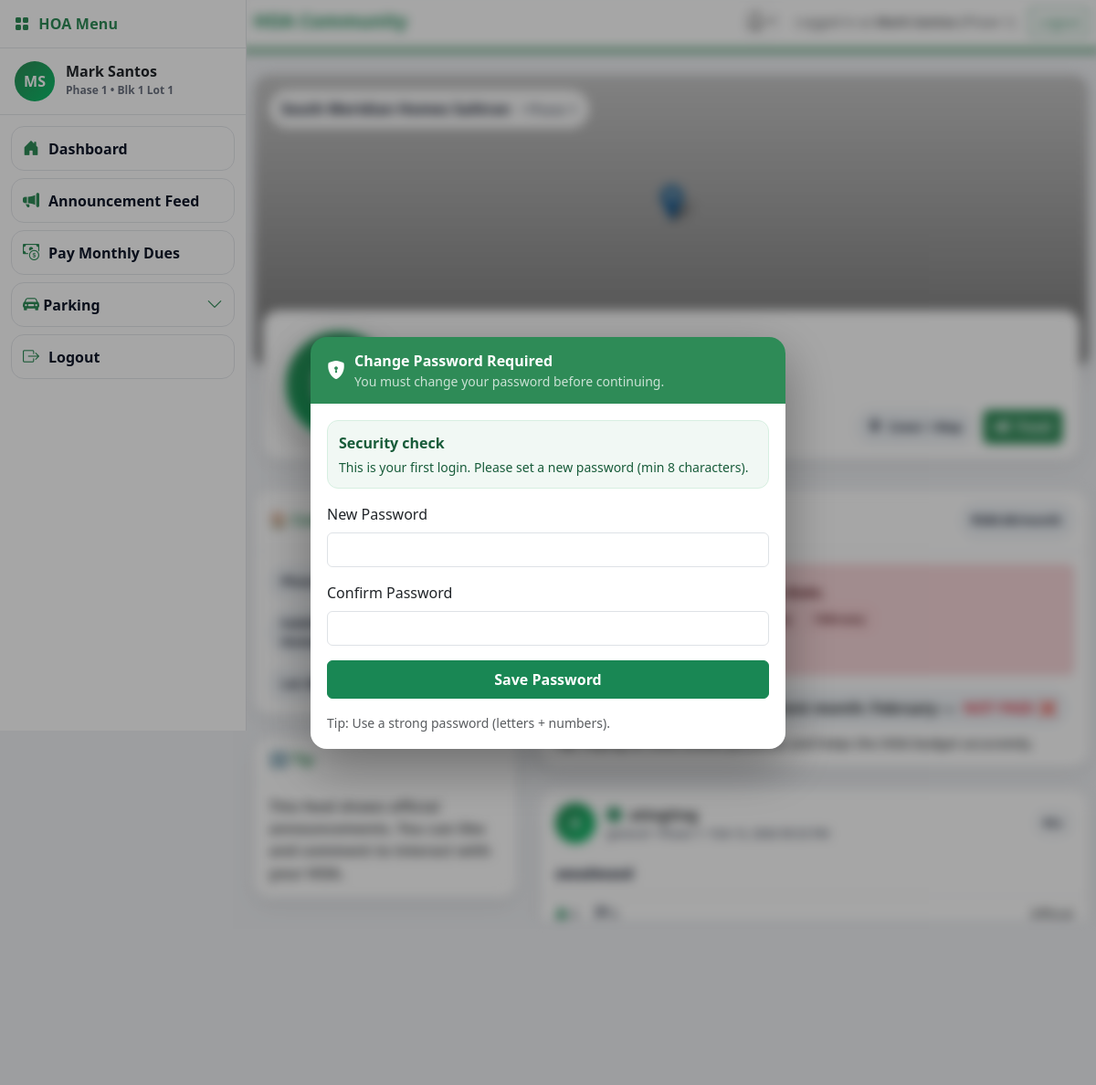
Page /homeowner/homeowner_dashboard.php (signed in) on the committed database.
### tables this page shows
CREATE TABLE `homeowners` (
  `id` int(11) NOT NULL,
  `public_id` varchar(20) DEFAULT NULL,
  `first_name` varchar(100) NOT NULL,
  `middle_name` varchar(100) DEFAULT NULL,
  `last_name` varchar(100) NOT NULL,
  `contact_number` varchar(15) NOT NULL,
  `email` varchar(255) NOT NULL,
  `password` varchar(255) NOT NULL,
  `must_change_password` tinyint(1) NOT NULL DEFAULT 1,
  `phase` enum('Phase 1','Phase 2','Phase 3') NOT NULL,
  `house_lot_number` varchar(50) NOT NULL,
  `valid_id_path` varchar(255) NOT NULL,
  `proof_of_billing_path` varchar(255) NOT NULL,
  `latitude` decimal(10,7) DEFAULT NULL,
  `longitude` decimal(10,7) DEFAULT NULL,
  `status` enum('pending','approved','rejected') DEFAULT 'pending',
  `admin_id` int(11) DEFAULT NULL,
  `created_at` timestamp NOT NULL DEFAULT current_timestamp(),
  `reset_token` varchar(255) DEFAULT NULL,
  `reset_expires` datetime DEFAULT NULL
);

CREATE TABLE `finance_dues_settings` (
  `id` int(11) NOT NULL,
  `phase` enum('Phase 1','Phase 2','Phase 3') NOT NULL,
  `monthly_dues` decimal(10,2) NOT NULL DEFAULT 0.00,
  `updated_by_admin_id` int(11) DEFAULT NULL,
  `updated_at` timestamp NOT NULL DEFAULT current_timestamp() ON UPDATE current_timestamp()
);

CREATE TABLE `announcements` (
  `id` int(11) NOT NULL,
  `admin_id` int(11) DEFAULT NULL,
  `phase` enum('Phase 1','Phase 2','Phase 3','Superadmin') NOT NULL DEFAULT 'Superadmin',
  `title` varchar(255) NOT NULL,
  `category` enum('general','maintenance','meeting','emergency') NOT NULL,
  `audience` enum('all','block','selected','selected_officer','all_officers') NOT NULL,
  `audience_value` varchar(255) DEFAULT NULL,
  `message` text NOT NULL,
  `start_date` date NOT NULL,
  `end_date` date DEFAULT NULL,
  `priority` enum('normal','important','urgent') NOT NULL DEFAULT 'normal',
  `created_at` timestamp NOT NULL DEFAULT current_timestamp()
);

### homeowner/homeowner_dashboard.php (the view, shortened to what this page needs)
<?php
$conn = new mysqli("localhost", "root", "", "south_meridian_hoa");
$conn->set_charset("utf8mb4");
function esc($v){ return htmlspecialchars((string)$v, ENT_QUOTES, 'UTF-8'); }
$hid = (int)$_SESSION['homeowner_id'];
$stmt = $conn->prepare("SELECT id, status, must_change_password, first_name, last_name, phase, house_lot_number, latitude, longitude FROM homeowners WHERE id=? LIMIT 1");
$stmt->bind_param("i", $hid);
$stmt->execute();
$user = $stmt->get_result()->fetch_assoc();
$phase      = (string)$user['phase'];
$fullName   = trim($user['first_name'].' '.$user['last_name']);
$mustChange = ((int)$user['must_change_password'] === 1);
$initials   = strtoupper(substr($user['first_name'] ?? 'H',0,1).substr($user['last_name'] ?? 'O',0,1));
$houseLot = (string)($user['house_lot_number'] ?? '');
$now  = new DateTime('now');
$curYear  = (int)$now->format('Y');
$curMonth = (int)$now->format('n');
$stmt = $conn->prepare("SELECT monthly_dues FROM finance_dues_settings WHERE phase=? LIMIT 1");
$stmt->bind_param("s", $phase);
$stmt->execute();
$monthlyDues = (float)(($stmt->get_result()->fetch_assoc()['monthly_dues'] ?? 0) ?: 0);
$paidMonths = [];
$unpaidMonths = [];
for ($m=1; $m <= $curMonth; $m++){
  if (empty($paidMonths[$m])) $unpaidMonths[] = $m;
}
$curMonthPaid = empty($unpaidMonths) ? true : !in_array($curMonth, $unpaidMonths, true);
$nextDueMonth = !empty($unpaidMonths) ? (int)$unpaidMonths[0] : 0;
function month_name($m){
  return date('F', mktime(0,0,0,(int)$m,1));
}
$annFeed = [];
$stmt = $conn->prepare("
  SELECT
    a.id, a.title, a.message, a.category, a.priority, a.start_date, a.end_date, a.created_at,
    a.audience, a.audience_value,
    (SELECT COUNT(*) FROM announcement_likes al WHERE al.announcement_id=a.id) AS like_count,
    (SELECT COUNT(*) FROM announcement_comments ac WHERE ac.announcement_id=a.id) AS comment_count,
    (SELECT COUNT(*) FROM announcement_likes al2 WHERE al2.announcement_id=a.id AND al2.homeowner_id=?) AS i_liked
  FROM announcements a
  LEFT JOIN announcement_recipients ar
    ON ar.announcement_id = a.id
   AND ar.recipient_type = 'homeowner'
   AND ar.homeowner_id = ?
  WHERE
    (a.phase = ? OR a.phase = 'Superadmin')
    AND a.start_date <= CURDATE()
    AND (a.end_date IS NULL OR a.end_date >= CURDATE())
    AND (
      a.audience = 'all'
      OR (a.audience = 'selected' AND ar.id IS NOT NULL)
      OR (a.audience = 'block' AND a.audience_value IS NOT NULL AND a.audience_value <> '' AND LOWER(?) LIKE CONCAT('%', LOWER(a.audience_value), '%'))
    )
  GROUP BY a.id
  ORDER BY
    FIELD(a.priority,'urgent','important','normal'),
    a.start_date DESC,
    a.created_at DESC
  LIMIT 25
");
$stmt->bind_param("iiss", $hid, $hid, $phase, $houseLot);
$stmt->execute();
$res = $stmt->get_result();
while($r = $res->fetch_assoc()) $annFeed[] = $r;
$lat = $user['latitude'];
$lng = $user['longitude'];
?>
<!DOCTYPE html>
<html lang="en">
<head>
<link href="https://cdn.jsdelivr.net/npm/bootstrap@5.3.2/dist/css/bootstrap.min.css" rel="stylesheet">
<link href="https://cdn.jsdelivr.net/npm/bootstrap-icons/font/bootstrap-icons.css" rel="stylesheet">
<link rel="stylesheet" href="https://unpkg.com/leaflet@1.9.4/dist/leaflet.css">
<link rel="stylesheet" href="assets/css/homeowner_dashboard.css">
</head>
<body>
<div class="app-shell">
  <aside class="sidebar" id="sidebar">
    <div class="sb-head">
      <div class="sb-brand">
        <i class="bi bi-grid-fill"></i>
        <span class="sb-brand-text">HOA Menu</span>
      </div>
    </div>
    <div class="sb-user">
      <div class="sb-avatar"><?= esc($initials) ?></div>
      <div class="sb-user-text">
        <p class="sb-name"><?= esc($fullName) ?></p>
        <p class="sb-meta"><?= esc($phase) ?> • <?= esc($user['house_lot_number'] ?? '') ?></p>
      </div>
    </div>
    <nav class="sb-nav">
      <a class="sb-link" href="homeowner_dashboard.php">
        <i class="bi bi-house-door-fill"></i> <span>Dashboard</span>
      </a>
      <a class="sb-link" href="homeowner_dashboard.php#feed">
        <i class="bi bi-megaphone-fill"></i> <span>Announcement Feed</span>
      </a>
      <a class="sb-link" href="homeowner_pay_dues.php">
        <i class="bi bi-cash-coin"></i> <span>Pay Monthly Dues</span>
      </a>
      <div class="sb-dd <?= $parkingOpen ? 'open' : '' ?>" id="sbParking">
        <a class="sb-link sb-dd-toggle <?= $activePage==='homeowner_parking_violations.php' ? 'active' : '' ?>" href="javascript:void(0)" id="sbParkingToggle">
          <span><i class="bi bi-car-front-fill"></i> <span>Parking</span></span>
          <i class="bi bi-chevron-down sb-dd-caret"></i>
        </a>
      </div>
      <a class="sb-link" href="logout.php">
        <i class="bi bi-box-arrow-right"></i> <span>Logout</span>
      </a>
    </nav>
  </aside>
  <div class="main-area">
    <div class="<?= $mustChange ? 'blur-wrap' : '' ?>">
      <nav class="navbar navbar-expand-lg navbar-light bg-white shadow-sm">
        <div class="container-xl">
          <a class="navbar-brand fw-bold text-success" href="homeowner_dashboard.php"> HOA Community</a>
          <div class="ms-auto d-flex align-items-center gap-3">
            <div class="dropdown position-relative">
              <button class="notif-btn dropdown-toggle" data-bs-toggle="dropdown" aria-expanded="false" title="Notifications">
                <i class="bi bi-bell fs-5"></i>
              </button>
            </div>
            <div class="small text-muted d-none d-md-block">
              Logged in as <b><?= esc($fullName) ?></b> (<?= esc($phase) ?>)
            </div>
            <a href="logout.php" class="btn btn-sm btn-outline-success">Logout</a>
          </div>
        </div>
      </nav>
      <div class="container-xl my-4">
        <div class="fb-cover">
          <div class="cover-badge">
            <span>South Meridian Homes Salitran</span>
            <small>• <?= esc($phase) ?></small>
          </div>
          <?php if (!empty($lat) && !empty($lng)): ?>
            <div id="coverMap" data-lat="<?= esc($lat) ?>" data-lng="<?= esc($lng) ?>"></div>
          <?php else: ?>
            <div class="h-100 w-100 d-flex align-items-center justify-content-center">
              <div class="text-muted fw-semibold">No location saved yet.</div>
            </div>
          <?php endif; ?>
        </div>
        <div class="fb-profile-row">
          <div class="fb-profile-card">
            <div class="fb-avatar"><?= esc($initials) ?></div>
            <div>
              <h2 class="fb-name"><?= esc($fullName) ?></h2>
              <div class="fb-sub"><?= esc($phase) ?> • <?= esc($user['house_lot_number'] ?? '') ?></div>
              <div class="mt-2 d-flex gap-2 flex-wrap">
                <span class="pill">📍 South Meridian Homes Salitran</span>
                <span class="pill">🏠 <?= esc($user['house_lot_number'] ?? '') ?></span>
              </div>
            </div>
            <div class="fb-actions">
              <span class="pill"><i class="bi bi-geo-alt-fill"></i> Cover = Map</span>
              <a class="btn btn-hoa" href="#feed"><i class="bi bi-megaphone-fill me-1"></i> Feed</a>
            </div>
          </div>
        </div>
        <div class="row g-4 mt-2">
          <div class="col-lg-4">
            <div class="fb-card mb-4">
              <div class="fb-card-h">
                <h6>🏠 Community</h6>
                <span class="pill"><?= count($annFeed) ?> posts</span>
              </div>
              <div class="fb-card-b">
                <div class="d-flex flex-column gap-2">
                  <div class="pill">Phase: <?= esc($phase) ?></div>
                  <div class="pill">Subdivision: South Meridian Homes Salitran</div>
                  <div class="pill">Lot: <?= esc($houseLot) ?></div>
                </div>
              </div>
            </div>
            <div class="fb-card">
              <div class="fb-card-h"><h6>ℹ️ Tip</h6></div>
              <div class="fb-card-b">
                <div class="text-muted fw-semibold">
                  This feed shows official announcements. You can like and comment to interact with your HOA.
                </div>
              </div>
            </div>
          </div>
          <div class="col-lg-8">
<div class="fb-card mb-4">
  <div class="fb-card-h">
    <h6>💳 Monthly Dues Reminder</h6>
    <span class="pill">₱<?= number_format((float)$monthlyDues, 2) ?>/month</span>
  </div>
  <div class="fb-card-b">
    <?php if (empty($unpaidMonths)): ?>
      <div class="alert alert-success mb-0">
        ✅ You are fully paid for <?= esc($curYear) ?> (Jan–<?= esc(month_name($curMonth)) ?>). Thank you!
      </div>
      <div class="mt-2 text-muted small fw-semibold">
        Keep it up — dues help fund maintenance, security, and utilities.
      </div>
    <?php else: ?>
      <div class="alert alert-danger">
        <div class="fw-bold mb-1">⚠️ You have unpaid monthly dues.</div>
        <div class="fw-semibold">
          <?php foreach($unpaidMonths as $i => $m): ?>
            <span class="badge bg-danger-subtle text-danger-emphasis border border-danger-subtle me-1">
              <?= esc(month_name($m)) ?>
            </span>
          <?php endforeach; ?>
        </div>
        <div class="mt-2 fw-semibold">
          Next due: <b><?= esc(month_name($nextDueMonth)) ?> <?= esc($curYear) ?></b>
        </div>
      </div>
      <div class="d-flex gap-2 flex-wrap">
        <a class="btn btn-success fw-semibold" href="homeowner_pay_dues.php">
        </a>
        <span class="pillx">
          Current month: <?= esc(month_name($curMonth)) ?> —
          <?php if ($curMonthPaid): ?>
            <span class="text-success">PAID ✅</span>
          <?php else: ?>
            <span class="text-danger">NOT PAID ❌</span>
          <?php endif; ?>
        </span>
      </div>
      <div class="mt-2 text-muted small fw-semibold">
        Tip: Paying on time avoids penalties and helps the HOA budget accurately.
      </div>
    <?php endif; ?>
  </div>
</div>
            <div class="d-flex flex-column gap-4" id="feed">
              <?php if (empty($annFeed)): ?>
                <div class="fb-card"><div class="fb-card-b">
                  <div class="text-muted fw-semibold">No announcements visible to you right now.</div>
                </div></div>
              <?php else: ?>
                <?php foreach($annFeed as $a): ?>
                  <?php
                    $aid = (int)$a['id'];
                    $iLiked = ((int)$a['i_liked'] > 0);
                    $prio = (string)$a['priority'];
                    $prioIcon = $prio==='urgent' ? 'bi-exclamation-octagon-fill' : ($prio==='important' ? 'bi-exclamation-triangle-fill' : 'bi-info-circle-fill');
                    $prioColor = $prio==='urgent' ? 'text-danger' : ($prio==='important' ? 'text-warning' : 'text-success');
                  ?>
                  <div class="post" data-ann-id="<?= $aid ?>">
                    <div class="post-h">
                      <div class="post-avatar">A</div>
                      <div style="flex:1">
                        <div class="post-name">
                          <i class="bi <?= esc($prioIcon) ?> <?= esc($prioColor) ?> me-1"></i>
                          <?= esc($a['title']) ?>
                        </div>
                        <div class="post-meta">
                          <?= esc($a['category']) ?> • <?= esc($phase) ?> • <?= esc(date('M d, Y h:i A', strtotime($a['created_at']))) ?>
                        </div>
                      </div>
                      <span class="badge-soft"><?= esc(strtoupper($a['audience'])) ?></span>
                    </div>
                    <div class="post-b">
                      <div class="post-content"><?= esc($a['message']) ?></div>
                    </div>
                    <div class="post-stats">
                      <div>
                        <span class="me-3"><i class="bi bi-hand-thumbs-up-fill me-1 text-success"></i><span class="like-count"><?= (int)$a['like_count'] ?></span></span>
                        <span class="me-3"><i class="bi bi-chat-left-text-fill me-1"></i><span class="comment-count"><?= (int)$a['comment_count'] ?></span></span>
                      </div>
                      <div class="text-muted fw-semibold">Official</div>
                    </div>
                    <div class="post-actions">
                      <button class="action-btn btn-like <?= $iLiked ? 'liked' : '' ?>">
                        <i class="bi bi-hand-thumbs-up<?= $iLiked ? '-fill' : '' ?> me-1"></i> Like
                      </button>
                      <button class="action-btn btn-focus-comment">
                        <i class="bi bi-chat-left-text me-1"></i> Comment
                      </button>
                    </div>
                    <div class="comments">
                      <div class="comment-form">
                        <input class="comment-input" type="text" placeholder="Write a comment..." maxlength="500">
                        <button class="btn btn-hoa btn-comment-send"><i class="bi bi-send"></i></button>
                      </div>
                    </div>
                  </div>
                <?php endforeach; ?>
              <?php endif; ?>
            </div>
          </div>
        </div>
      </div>
    </div>
    <?php if ($mustChange): ?>
      <div class="lock-overlay">
        <div class="lock-modal">
          <div class="head">
            <i class="bi bi-shield-lock-fill fs-5"></i>
            <div>
              <div class="fw-bold">Change Password Required</div>
              <div class="small opacity-75">You must change your password before continuing.</div>
            </div>
          </div>
          <div class="body">
            <div class="lock-note mb-3">
              <div class="fw-semibold mb-1">Security check</div>
              <div class="small">This is your first login. Please set a new password (min 8 characters).</div>
            </div>
            <form method="POST" autocomplete="off">
              <div class="mb-3">
                <label class="form-label">New Password</label>
                <input type="password" name="password" class="form-control" minlength="8" required>
              </div>
              <div class="mb-3">
                <label class="form-label">Confirm Password</label>
                <input type="password" name="password2" class="form-control" minlength="8" required>
              </div>
              <button class="btn btn-success w-100 py-2 fw-semibold">Save Password</button>
            </form>
            <div class="small text-muted mt-3">Tip: Use a strong password (letters + numbers).</div>
          </div>
        </div>
      </div>
    <?php endif; ?>
  </div>
</div>
</body>
</html>

### rows in the picture
homeowners: initials "MS", fullName "Mark Santos", phase "Phase 1", house_lot_number "Blk 1 Lot 1"
finance_dues_settings: monthly_dues "200.00"
announcements: title "atingitng", created_at "Feb 13, 2026 09:33 PM", audience "ALL", message "awadwasd"

### other values in the picture
month_name($m) "February"
